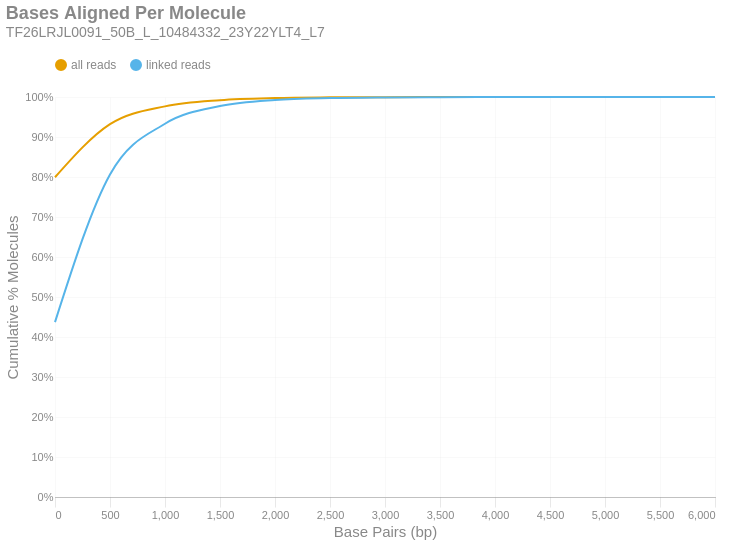

The notebook cell saved with this chart:
### Markdown cell above
### Bases Aligned Per Molecule
This is a cumulative frequency distribution showing the number of base pairs aligned per unique molecule. These data are shown in 500 bp bins. There are two distributions: one with `all reads` (yellow) and another with only `linked reads` (blue). The percent of molecules in the `linked reads` distribution is relative to the total number of linked molecules.

### Code cell
if SKIPLR:
    print_html(f"Skipped")
else:
    binned_df = consolidated_hist(valids['aligned_bp'], mask, 500, True)
    with SafeRender(binned_df):
        (
            density_plot(binned_df, 'Bases Aligned Per Molecule', samplename, 'basesper')
            .encode(
                x=alt.X('bin:Q', title="Base Pairs (bp)").axis(tickMinStep=500).scale(padding=0),
                y=alt.Y('value:Q', title='Cumulative % Molecules')
                    .axis(format='%')
                    .scale(domain = [0,1])
                    .stack(False),
                color=alt.Color("key:N").scale(domain = ["all reads", "linked reads"]),
                tooltip = [
                    alt.Tooltip("key:N", title = "Data Type"),
                    alt.Tooltip("range_label:N", title="Bases Aligned Per Molecule"),
                    alt.Tooltip("value:Q", format = ".2%", title="% Molecules (Cum.)")
                ]
            )
        ).display()

### Figure 1 — Vega-Lite specification as saved in the notebook (floating-point values rounded to 4 significant figures)
{"width": "container", "height": 400, "config": {"title": {"anchor": "start", "dy": -15, "fontSize": 18, "color": "#888888", "subtitleColor": "#888888", "subtitleFontSize": 14}, "arc": {"fill": "#0072B2"}, "axis": {"domainColor": "#888888", "domainWidth": 0.5, "gridWidth": 0.2, "grid": false, "titleFontWeight": 400, "titleFontSize": 15, "labelFontSize": 11, "labelColor": "#888888", "tickColor": "#888888", "tickWidth": 0.2, "titleColor": "#888888"}, "axisBand": {"grid": false}, "axisX": {"grid": true, "tickSize": 10, "domainCap": "round"}, "axisY": {"domain": false, "grid": true, "tickSize": 0, "domainCap": "round"}, "background": "transparent", "header": {"labelFontSize": 15, "labelColor": "#888888", "titleFontSize": 15, "titleFontWeight": 600, "titleColor": "#888888"}, "legend": {"labelFont": "sans-serif", "labelFontSize": 12, "labelColor": "#888888", "symbolSize": 100, "symbolType": "circle", "titleFontSize": 12, "titlePadding": 10, "titleColor": "#888888", "title": null, "orient": "top"}, "range": {"category": ["#E69F00", "#56B4E9", "#009E73", "#F0E442", "#0072B2", "#D55E00", "#CC79A7", "#000000"], "diverging": ["#cfe8f3", "#a2d4ec", "#73bfe2", "#46abdb", "#1696d2", "#12719e"]}, "area": {"fill": "#0072B2", "fillOpacity": 0.7, "line": true, "strokeOpacity": 0.7}, "line": {"color": "#0072B2", "stroke": "#0072B2", "strokeWidth": 2}, "trail": {"color": "#0072B2", "stroke": "#0072B2", "strokeWidth": 0, "size": 1}, "point": {"filled": true, "fillOpacity": 1.0, "size": 95}, "text": {"color": "#888888", "fontSize": 11, "align": "right", "fontWeight": 400, "size": 11}, "bar": {"fill": "#0072B2", "stroke": null}, "view": {"stroke": null, "continuousWidth": 660, "continuousHeight": 400}}, "data": {"name": "data-05b4aadd8f8dcee043651860decb3a1d"}, "mark": {"type": "line", "interpolate": "monotone", "point": {"opacity": 0, "size": 275}}, "encoding": {"color": {"field": "key", "scale": {"domain": ["all reads", "linked reads"]}, "type": "nominal"}, "tooltip": [{"field": "key", "title": "Data Type", "type": "nominal"}, {"field": "range_label", "title": "Bases Aligned Per Molecule", "type": "nominal"}, {"field": "value", "format": ".2%", "title": "% Molecules (Cum.)", "type": "quantitative"}], "x": {"axis": {"tickMinStep": 500}, "field": "bin", "scale": {"padding": 0}, "title": "Base Pairs (bp)", "type": "quantitative"}, "y": {"axis": {"format": "%"}, "field": "value", "scale": {"domain": [0, 1]}, "stack": false, "title": "Cumulative % Molecules", "type": "quantitative"}}, "params": [{"name": "param_c36ac31b6afebe62", "select": {"type": "point", "fields": ["key"]}, "bind": "legend"}], "title": {"text": "Bases Aligned Per Molecule", "subtitle": "TF26LRJL0091_50B_L_10484332_23Y22YLT4_L7"}, "transform": [{"fold": ["all reads (cumsum)", "linked reads (cumsum)"]}, {"calculate": "replace(datum.key, ' (cumsum)', '')", "as": "key"}, {"filter": {"param": "param_c36ac31b6afebe62"}}], "usermeta": {"embedOptions": {"downloadFileName": "TF26LRJL0091_50B_L_10484332_23Y22YLT4_L7.basesper"}}, "$schema": "https://vega.github.io/schema/vega-lite/v6.4.1.json", "datasets": {"data-05b4aadd8f8dcee043651860decb3a1d": [{"bin": "0.0", "interval": "0.0-500.0", "all reads": 0.7993, "linked reads": 0.4371, "all reads (cumsum)": 0.7993, "linked reads (cumsum)": 0.4371, "range_label": "0-499"}, {"bin": "500.0", "interval": "500.0-1000.0", "all reads": 0.1328, "linked reads": 0.3693, "all reads (cumsum)": 0.9321, "linked reads (cumsum)": 0.8065, "range_label": "500-999"}, {"bin": "1000.0", "interval": "1000.0-1500.0", "all reads": 0.04451, "linked reads": 0.1267, "all reads (cumsum)": 0.9766, "linked reads (cumsum)": 0.9332, "range_label": "1000-1499"}, {"bin": "1500.0", "interval": "1500.0-2000.0", "all reads": 0.01548, "linked reads": 0.04424, "all reads (cumsum)": 0.9921, "linked reads (cumsum)": 0.9774, "range_label": "1500-1999"}, {"bin": "2000.0", "interval": "2000.0-2500.0", "all reads": 0.005285, "linked reads": 0.01511, "all reads (cumsum)": 0.9974, "linked reads (cumsum)": 0.9925, "range_label": "2000-2499"}, {"bin": "2500.0", "interval": "2500.0-3000.0", "all reads": 0.00168, "linked reads": 0.004803, "all reads (cumsum)": 0.9991, "linked reads (cumsum)": 0.9973, "range_label": "2500-2999"}, {"bin": "3000.0", "interval": "3000.0-3500.0", "all reads": 0.0006065, "linked reads": 0.001734, "all reads (cumsum)": 0.9997, "linked reads (cumsum)": 0.9991, "range_label": "3000-3499"}, {"bin": "3500.0", "interval": "3500.0-4000.0", "all reads": 0.0002144, "linked reads": 0.0006129, "all reads (cumsum)": 0.9999, "linked reads (cumsum)": 0.9997, "range_label": "3500-3999"}, {"bin": "4000.0", "interval": "4000.0-4500.0", "all reads": 8.07e-05, "linked reads": 0.0002307, "all reads (cumsum)": 1.0, "linked reads (cumsum)": 0.9999, "range_label": "4000-4499"}, {"bin": "4500.0", "interval": "4500.0-5000.0", "all reads": 2.527e-05, "linked reads": 7.224e-05, "all reads (cumsum)": 1.0, "linked reads (cumsum)": 1.0, "range_label": "4500-4999"}, {"bin": "5000.0", "interval": "5000.0-5500.0", "all reads": 7.336e-06, "linked reads": 2.097e-05, "all reads (cumsum)": 1.0, "linked reads (cumsum)": 1.0, "range_label": "5000-5499"}, {"bin": "5500.0", "interval": "5500.0-6000.0", "all reads": 1.63e-06, "linked reads": 4.661e-06, "all reads (cumsum)": 1.0, "linked reads (cumsum)": 1.0, "range_label": "5500-5999"}, {"bin": "6000.0", "interval": "6000.0-6500.0", "all reads": 1.63e-06, "linked reads": 4.661e-06, "all reads (cumsum)": 1.0, "linked reads (cumsum)": 1.0, "range_label": "6000-6499"}]}}
